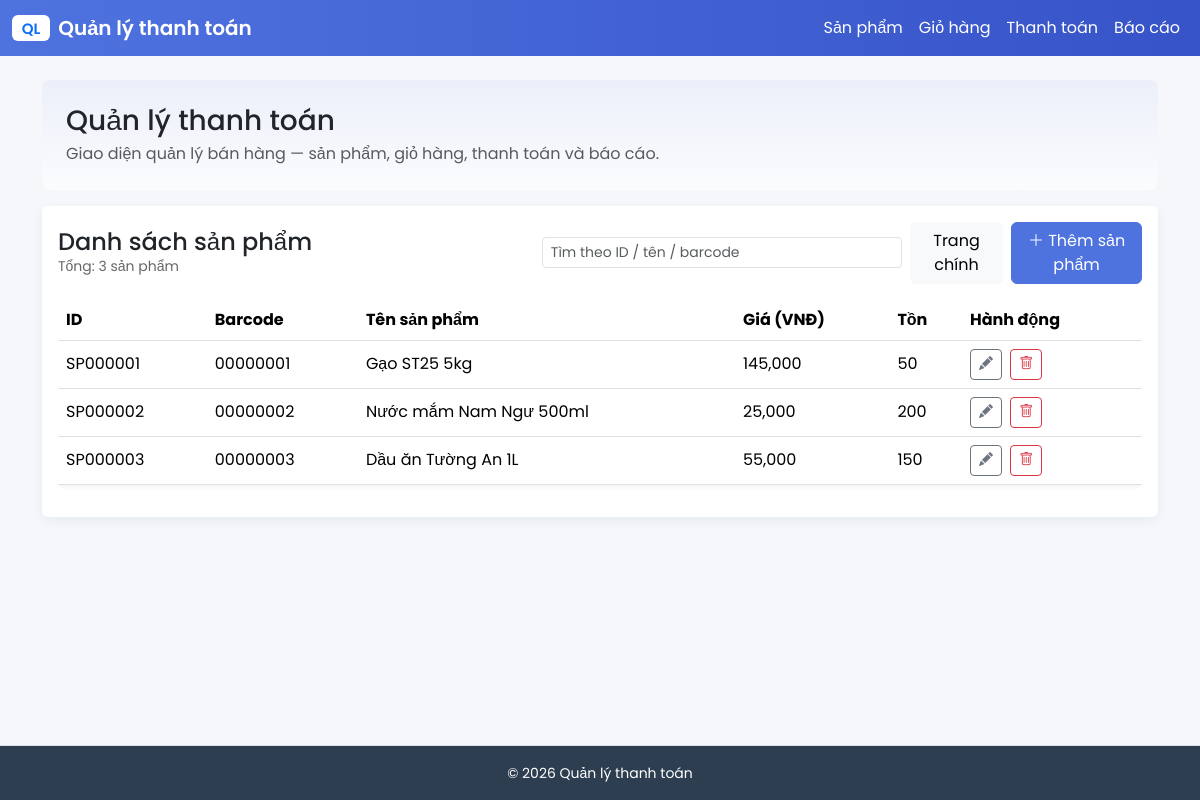
Screenshot of /sanpham/list.php with the database file from the repository.
### tables this page shows
CREATE TABLE IF NOT EXISTS product (
  id VARCHAR(50) PRIMARY KEY,
  barcode VARCHAR(8) DEFAULT NULL,
  name VARCHAR(100) NOT NULL,
  price DOUBLE NOT NULL,
  quantity INT NOT NULL DEFAULT 0,
  barcode_seq INT AUTO_INCREMENT,
  UNIQUE KEY barcode_seq_unique (barcode_seq),
  UNIQUE KEY barcode_unique (barcode)
);

### sanpham/list.php (the view, shortened to what this page needs)
<?php
require_once __DIR__ . '/../db_connect.php';
require_once __DIR__ . '/../includes/header.php';
$result = $conn->query('SELECT * FROM product ORDER BY id');
?>
<div class="row">
    <div class="col-12">
        <div class="card">
            <div class="card-body">
                        <div class="d-flex justify-content-between align-items-center mb-3">
                            <div>
                                <h4 class="card-title mb-0">Danh sách sản phẩm</h4>
                                <div class="small small-muted">Tổng: <span id="rowCount"></span> sản phẩm</div>
                            </div>
                            <div class="d-flex align-items-center">
                                <input type="search" id="tableSearch" class="form-control form-control-sm me-2 search-input" placeholder="Tìm theo ID / tên / barcode">
                                <button class="btn btn-light me-2" onclick="location.href='/quanlyhoadon/index.php'">Trang chính</button>
                                <button class="btn btn-primary" data-bs-toggle="modal" data-bs-target="#productModal" data-mode="add">
                                    <i class="bi bi-plus-lg"></i> Thêm sản phẩm
                                </button>
                            </div>
                        </div>
                        <div class="table-responsive">
                    <table class="table table-hover align-middle">
                        <thead>
                            <tr>
                                <th>ID</th>
                                <th>Barcode</th>
                                <th>Tên sản phẩm</th>
                                <th>Giá (VNĐ)</th>
                                <th>Tồn</th>
                                <th>Hành động</th>
                            </tr>
                        </thead>
                        <tbody>
                        <?php while($row = $result->fetch_assoc()): ?>
                            <tr>
                                <td><?php echo htmlspecialchars($row['id']); ?></td>
                                <td><?php echo htmlspecialchars($row['barcode']); ?></td>
                                <td><?php echo htmlspecialchars($row['name']); ?></td>
                                <td><?php echo number_format($row['price']); ?></td>
                                <td>
                                    <?php
                                    $quantity = (int)$row['quantity'];
                                    echo $quantity;
                                    ?>
                                </td>
                                <td style="width:180px;">
                                    <button class="btn btn-sm btn-outline-secondary me-1"
                                        data-bs-toggle="modal" data-bs-target="#productModal" data-mode="edit"
                                        data-id="<?php echo htmlspecialchars($row['id']); ?>"
                                        data-barcode="<?php echo htmlspecialchars($row['barcode']); ?>"
                                        data-name="<?php echo htmlspecialchars($row['name']); ?>"
                                        data-price="<?php echo htmlspecialchars($row['price']); ?>"
                                        data-quantity="<?php echo (int)$row['quantity']; ?>">
                                        <i class="bi bi-pencil-fill"></i>
                                    </button>
                                    <button class="btn btn-sm btn-outline-danger" data-bs-toggle="modal" data-bs-target="#deleteModal" data-id="<?php echo htmlspecialchars($row['id']); ?>">
                                        <i class="bi bi-trash"></i>
                                    </button>
                                </td>
                            </tr>
                        <?php endwhile; ?>
                        </tbody>
                    </table>
                </div>
            </div>
        </div>
    </div>
</div>
<?php require_once __DIR__ . '/../includes/footer.php'; ?>

### includes/header.php (shortened to what this page needs)
<!doctype html>
<html lang="vi">
<head>
    <link href="https://cdn.jsdelivr.net/npm/bootstrap@5.3.2/dist/css/bootstrap.min.css" rel="stylesheet">
    <link href="https://cdn.jsdelivr.net/npm/bootstrap-icons@1.10.5/font/bootstrap-icons.css" rel="stylesheet">
    <link rel="stylesheet" href="/quanlyhoadon/assets/css/styles.css">
</head>
<body class="d-flex flex-column min-vh-100" style="font-family: 'Poppins', sans-serif;">
<nav class="navbar navbar-expand-lg" style="background: linear-gradient(90deg, #4e73df 0%, #3753c8 100%);">
  <div class="container-fluid">
    <a class="navbar-brand text-white d-flex align-items-center" href="/quanlyhoadon/index.php">
      <span class="badge bg-white text-primary me-2" style="font-weight:600;">QL</span>
      <span style="font-weight:600;">Quản lý thanh toán</span>
    </a>
    <div class="collapse navbar-collapse" id="navbarNav">
      <ul class="navbar-nav ms-auto">
        <li class="nav-item"><a class="nav-link text-white" href="/quanlyhoadon/sanpham/list.php">Sản phẩm</a></li>
        <li class="nav-item"><a class="nav-link text-white" href="/quanlyhoadon/giohang/view.php">Giỏ hàng</a></li>
        <li class="nav-item"><a class="nav-link text-white" href="/quanlyhoadon/thanhtoan/pay.php">Thanh toán</a></li>
        <li class="nav-item"><a class="nav-link text-white" href="/quanlyhoadon/baocao/report.php">Báo cáo</a></li>
      </ul>
    </div>
  </div>
</nav>
<div class="container my-4">
  <div class="row mb-3">
    <div class="col-12">
      <div class="p-4 rounded-3" style="background: linear-gradient(180deg, rgba(78,115,223,0.06), rgba(255,255,255,0.6));">
        <h1 class="h3 mb-1">Quản lý thanh toán</h1>
        <p class="text-muted mb-0">Giao diện quản lý bán hàng — sản phẩm, giỏ hàng, thanh toán và báo cáo.</p>
      </div>
    </div>
  </div>

### includes/footer.php (shortened to what this page needs)
    </div>
<footer class="mt-auto">
  <div class="container">
    <small>&copy; <?php echo date('Y'); ?> Quản lý thanh toán</small>
  </div>
</footer>
</body>
</html>

### assets/css/styles.css (style rules this page uses)
:root { --primary: #4e73df; --muted: #6c757d; }
body { background: #f5f7fb; }
footer { margin-top: auto !important; padding: 1rem 0; background-color: #f8f9fa; border-top: 1px solid #dee2e6; text-align: center; width: 100%; }
.navbar-brand .badge { background: #fff; color: var(--primary); }
.btn-primary { background: var(--primary); border-color: var(--primary); }
.table { background: #fff; border-radius: 4px; box-shadow: 0 2px 4px rgba(0,0,0,0.05); }
.table thead { background: linear-gradient(90deg, rgba(78,115,223,0.06), rgba(78,115,223,0.02)); }
.card { box-shadow: 0 4px 12px rgba(18,38,63,0.06); border: 0; }
.search-input { max-width: 360px; }
.small-muted { color: rgba(0,0,0,0.6); }
footer { background-color: #2c3e50; color: white; text-align: center; padding: 15px 0; margin-top: auto; flex-shrink: 0; width: 100%; }

### rows the page displays
product: id "SP000001", barcode "00000001", name "Gạo ST25 5kg", price "145,000", quantity "50"
product: id "SP000002", barcode "00000002", name "Nước mắm Nam Ngư 500ml", price "25,000", quantity "200"
product: id "SP000003", barcode "00000003", name "Dầu ăn Tường An 1L", price "55,000", quantity "150"
